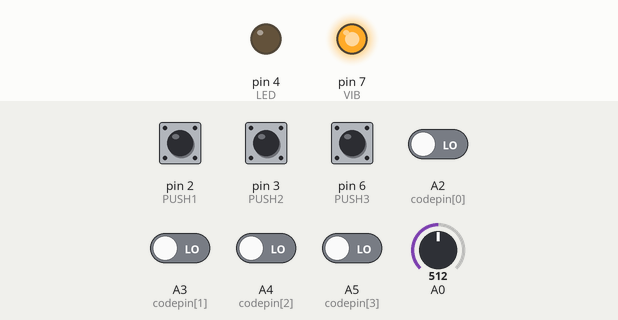
This sketch was run on a simulated Arduino Uno, built with avr-gcc and run on an emulated ATmega328P. On the bench: output pins drawn as LEDs (lit = HIGH). Inputs (shaded band) come from the test bench; at power-on: pin 6 (PUSH3) HIGH, A2 (codepin[0]), A3 (codepin[1]), A4 (codepin[2]), A5 (codepin[3]), pin 2 (PUSH1), pin 3 (PUSH2) LOW, A0 = 512. No radio packets arrive unless stated; what the sketch prints to the serial monitor is not drawn.

Above: at 0.25 s.
At 1.4 s:
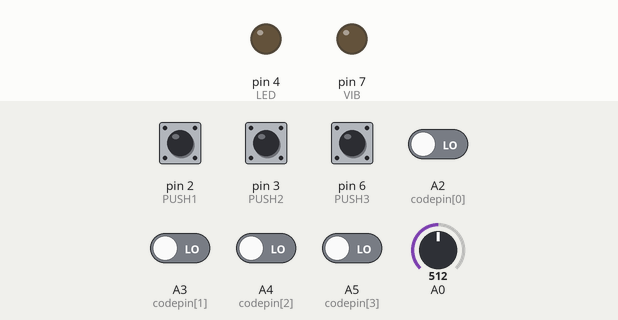
1.5 s: pin 2 (PUSH1) pulled HIGH for 3.2 s
At 3.6 s:
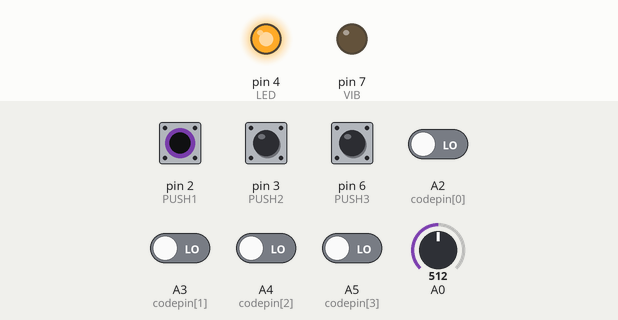
9.3 s: pin 6 (PUSH3) pulled LOW for 1 s
Timing chart, 0 to 12.3 s (numbered marks = the images above; inputs shaded):
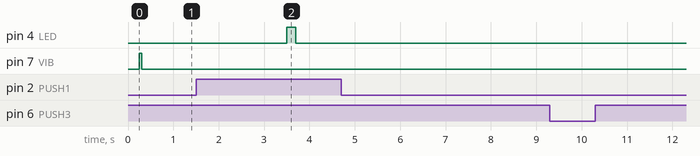

Measured:
- after the input at 1.5 s, pin 4 (LED): LOW → HIGH after 2.0 s, → LOW 0.20 s later

The sketch:

puddingremote.ino
```cpp
#include <stddef.h>
#include <avr/pgmspace.h>

#include "nRF24L01.h"
#include "RF24.h"
#include <SPI.h>

#define LED 4
#define VIB 7
#define PUSH1 2
#define PUSH2 3
#define PUSH3 6
#define OUT 5
#define RF24_CE 9
#define RF24_CSN 10
#define MOSI 11
#define MISO 12
#define CLK 13

byte codepin[4]={A2,A3,A4,A5};
byte codevalue[4]={8,4,2,1};


//BATTERY ANALOG CORECTION
#define MASTER_ABATT_5 598
#define MASTER_ABATT_4 589
#define MASTER_ABATT_3 580
#define MASTER_ABATT_2 577
#define MASTER_ABATT_1 564
#define MASTER_ABATT_OFF 540

#define CODE_ACK_WAITING 3
#define CODE_ACK_OK 9
#define CODE_ACK_VALIDATION 5

const uint64_t sendingPrefix = 0xF6FEE60000LL;
RF24 radio(RF24_CE,RF24_CSN);
int channel = 0;

volatile byte p1_state = 0;
volatile byte p2_state = 0;
volatile byte p3_state = 0;

long p1_time_push;
long p2_time_push;
long p3_time_push;

byte p1_long = 0;
byte p2_long = 0;
byte p3_long = 0;
byte p2_superlong = 0;


byte vib_value = LOW;
byte vib_state = 0;
long vib_time_on = millis();
int vib_time_period = 50;

byte led_state = 0;
byte led_value = LOW;
long led_time_on = millis();
int led_time_period = 200;

byte needcheckbatterie = 0;

long speeddown =1;
byte startup = 1;


void setup() {
  //init serial
  Serial.begin(115200);
  Serial.print("start pudding remote");

  //pin mode
  pinMode(LED, OUTPUT);
  pinMode(VIB, OUTPUT);
  pinMode(RF24_CE, OUTPUT);
  pinMode(RF24_CSN, OUTPUT);
  pinMode(PUSH1, INPUT);
  pinMode(PUSH2, INPUT);
  pinMode(PUSH3, INPUT);
  for(byte i=0;i<4;i++){
    pinMode(codepin[i],OUTPUT);
    digitalWrite(codepin[i],LOW);
    pinMode(codepin[i],INPUT);
  }


  //init radio
  radio.begin();
  radio.setRetries(1,6); // 6 try delay 500us each
  radio.setPayloadSize(8);
  radio.enableAckPayload();
  radio.setChannel(122);
  //radio.setDataRate(RF24_250KBPS);
  radio.setPALevel(RF24_PA_MAX);
  radio.stopListening();
  if (radio.isPVariant()) Serial.print("radio OK ");

  delay(200);
  //get remote channel
  for(byte i=0;i<4;i++){
    byte count = 0;
    for(byte j=0;j<10;j++){
      if(digitalRead(codepin[i])==HIGH) count++;
      delay(1);
    }
    Serial.print(codepin[i],DEC);
    Serial.print(":");
    Serial.print(count,DEC);
    Serial.print(" ");
    if(count==10) channel+=codevalue[i];
  }

  Serial.print("ch");
  Serial.print(channel,DEC);
  updateSendingAddress(channel);
  flash_led(channel);

  //interrupt for two first push
  attachInterrupt(0, p1, CHANGE);
  attachInterrupt(1, p2, CHANGE);

  getBatteryStatus();
  flash_vib(1);

}

void slowdown(){
  CLKPR = 0x80;    // Tell the AtMega we want to change the system clock
  CLKPR = 0x05;    // 1/32 prescaler = 250KHz for a 16MHz crystal
  speeddown = 32;
}

void speedup(){
      CLKPR = 0x80;    // Tell the AtMega we want to change the system clock
      CLKPR = 0x0;
      speeddown =1;
}

long myTime (long t){
  return (long)(1.0f*t)/speeddown;
}

void loop() {
  // put your main code here, to run repeatedly:
  if(p1_state==1){
    Serial.print("p1p");
    p1_time_push=millis();
    p1_state++;
  }
  if(!p1_long && p1_state==2 && millis()-p1_time_push>myTime(2000)){
    Serial.print("p1l");
    p1_long=1;
    flash_led(1);
  }
  if(p2_state==1){
    Serial.print("p2p");
    p2_time_push=millis();
    p2_state++;
  }
  if(!p2_superlong && !p2_long && p2_state==2 && millis()-p2_time_push>myTime(2000)){
    Serial.print("p2l");
    p2_long=1;
    flash_led(1);
  }
  if(!p2_superlong && p2_state==2 && millis()-p2_time_push>myTime(10000)){
    Serial.print("p2sl");
    p2_superlong=1;
    p2_long=0;
    flash_led(3);
  }
  if(p1_state==3){
    Serial.print("p1r");
    if(p1_long==0){sendMessage(1); }else{ sendMessage(2); }
    p1_state=0;p1_long=0;
  }
  if(p2_state==3){
    Serial.print("p2r");
    if(p2_superlong==1){ sendMessage(8); }else{
      if(p2_long==0){ sendMessage(3); }else{ sendMessage(4); }
    }
    p2_state=0;p2_long=0;p2_superlong=0;
  }


  if((p3_state==0 && !digitalRead(PUSH3)) || (p3_state==2 && digitalRead(PUSH3))){
    if(p3_state==0)p3_state=1;
    if(p3_state==2)p3_state=3;
  }
  if(p3_state==1){
    Serial.print("p3p");
    p3_time_push=millis();
    p3_state++;
  }
  if(!p3_long && p3_state==2 && millis()-p3_time_push>myTime(2000)){
    Serial.print("p3l");
    p3_long=1;
    flash_led(1);
  }
  if(p3_state==3){
    Serial.print("p3r");
    if(p3_long==0){ sendMessage(5); }else{ sendMessage(6); }
    p3_state=0;p3_long=0;
  }

  if(led_state > 0 && millis() - led_time_on > myTime(led_time_period)){
    Serial.print("led");Serial.print(led_state,DEC);Serial.print("-");Serial.print(led_value,DEC);
    led_time_on = millis();
    led_state--;
    led_value = !led_value;
    digitalWrite(LED, led_value);
  }
  if(led_state==0){
    led_value=0;
    digitalWrite(LED, led_value);
  }

  if(vib_state > 0 && millis() - vib_time_on > myTime(vib_time_period)){
    Serial.print("vib");Serial.print(vib_state,DEC);
    vib_time_on = millis();
    vib_state--;
    vib_value = !vib_value;
    digitalWrite(VIB, vib_value);
  }
  if(vib_state==0){
    vib_value=0;
    digitalWrite(VIB, vib_value);
  }

 if(needcheckbatterie==1){
  if(millis()%myTime(1000)>myTime(700)){
  needcheckbatterie=0;
  getBatteryStatus();
  }
 }
  if(needcheckbatterie==0){
  if(millis()%myTime(1000)<myTime(200))needcheckbatterie=1;
 }

 if(startup==1 ){
  if(millis()>myTime(10000)){startup=0;
  slowdown();
  }
 }

}


void p1()
{
  //Serial.print("p1");
  if(p1_state==0)p1_state=1;
  if(p1_state==2)p1_state=3;
}
void p2()
{
  //Serial.print("p2");
  if(p2_state==0)p2_state=1;
  if(p2_state==2)p2_state=3;
}

void updateSendingAddress(byte suffix){
    uint64_t address = sendingPrefix | suffix;
    radio.openWritingPipe(address);
}

void sendMessage(int tmessage){
  /*if(sendMessageProc(tmessage)){
    sendMessageProc(9);
  }*/
  speedup();
  delay(1);
  radio.powerUp();
  delay(10);
  if(sendMessageSimple(tmessage)){
    sendMessageSimple(9);
  }
  radio.powerDown();
}

bool sendMessageProc(int tmessage){
  uint64_t message=0x0000000000LL;
  message |= tmessage;
  byte noConnect=0;
  while(1){
  Serial.print ("send ");Serial.print (tmessage);
  boolean connect = radio.write(&message, sizeof(message));
  byte result = 0;
  if(connect){
     if (radio.isAckPayloadAvailable()) {
        uint64_t received=0;
        radio.read(&received, sizeof(received));
        result=lowByte(received)&0x0F;
        Serial.print ("ack");Serial.print (result,DEC);
        }
      }
   switch (result) {
    case CODE_ACK_WAITING :
      Serial.print ("SEND-OK");
    break;
    case CODE_ACK_OK :
       Serial.print ("SEND-ENDING");
       if(tmessage>0 && tmessage<9)flash_vib(2);
       //flush ack
       return true;
    break;
    default:
    noConnect++;
    if(noConnect>20){
       Serial.print ("SEND-ABORT");
       return false;
    }
   }
  }
}

bool sendMessageSimple(int tmessage){
  uint64_t message=0x0000000000LL;
  message |= tmessage;
  byte noConnect=0;
  while(1){
  Serial.print ("send ");Serial.print (tmessage);
  boolean connect = radio.write(&message, sizeof(message));
  if(connect){
     byte result = 0;
     if (radio.isAckPayloadAvailable()) {
        uint64_t received=0;
        radio.read(&received, sizeof(received));
        result=lowByte(received)&0x0F;
        Serial.print ("ack");Serial.print (result,DEC);
        if (result==tmessage){
          flash_vib(2);
          return true;

          }
        }
  }
    noConnect++;
    if(noConnect>20){
       Serial.print ("SEND-ABORT");
       return false;
    }
   }

}

void flash_led(byte f){
  Serial.print ("startflashled");Serial.print(f,DEC);
  led_state=2*f;
}

void flash_vib(byte f){
  Serial.print ("startflashvib");Serial.print(f,DEC);
  vib_state=2*f;
}


// *************************************************************************************
//          card utility
// *************************************************************************************

int getAnalogBatteryValue(){
  int bat = analogRead(A0);
  Serial.print("b");
  Serial.print(bat,DEC);
  return bat;
}

byte getBatteryStatus() {
  int bat = getAnalogBatteryValue();
  if (bat > MASTER_ABATT_5)
    return 5;
  if (bat > MASTER_ABATT_4)
    return 4;
  if (bat > MASTER_ABATT_3)
    return 3;
  if (bat > MASTER_ABATT_2)
    return 2;
  if (bat > MASTER_ABATT_1)
    flash_led(2);
    return 1;
  if (bat < MASTER_ABATT_OFF)
    flash_led(2);
    return 255;
  return 0;
}
```
